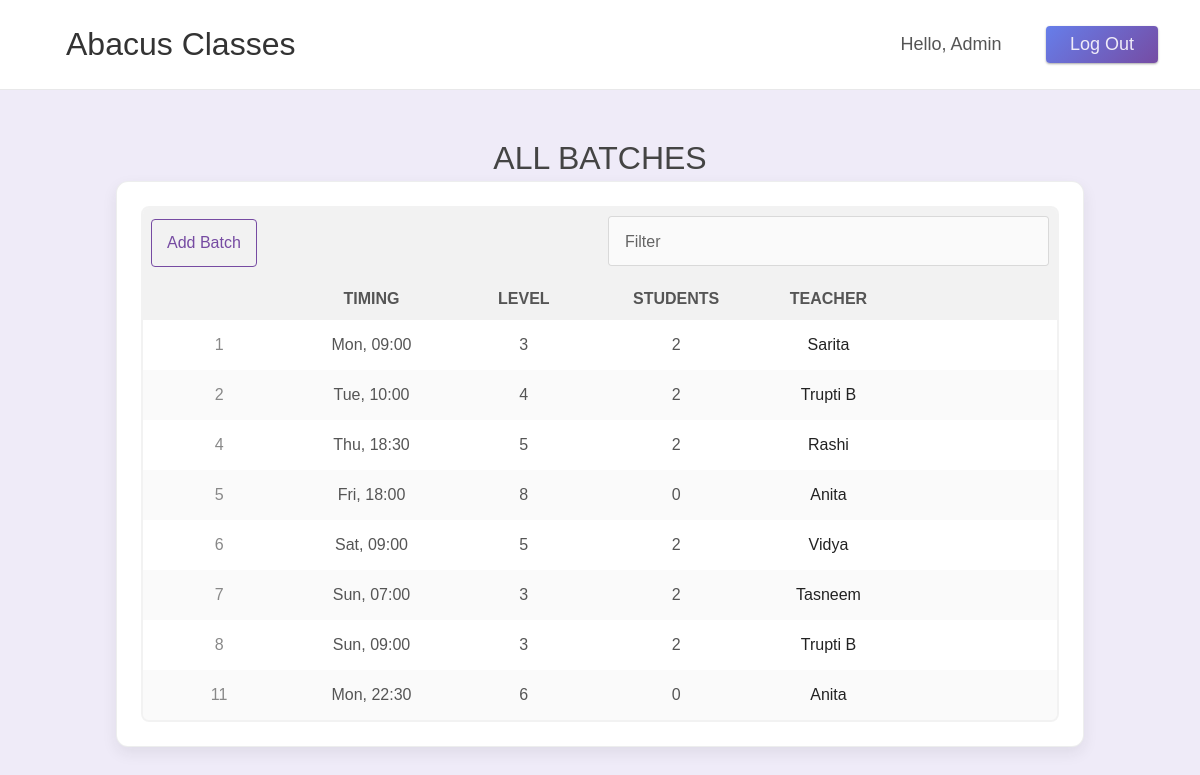
/batch.php (signed in), run on the app's committed database.
### tables this page shows
CREATE TABLE `batch` (
  `id` int(4) NOT NULL AUTO_INCREMENT,
  `level` int(1) DEFAULT NULL,
  `start_date` date DEFAULT NULL,
  `day` enum('Sunday','Monday','Tuesday','Wednesday','Thursday','Friday','Saturday') DEFAULT NULL,
  `timing` time DEFAULT NULL,
  `teacher_id` int(4) DEFAULT NULL,
  PRIMARY KEY (`id`),
  KEY `teacher_id` (`teacher_id`),
  CONSTRAINT `Batch_ibfk_1` FOREIGN KEY (`teacher_id`) REFERENCES `teacher` (`id`)
);

CREATE TABLE `teacher` (
  `id` int(4) NOT NULL AUTO_INCREMENT,
  `name` varchar(50) DEFAULT NULL,
  `phone` varchar(15) DEFAULT NULL,
  `email` varchar(320) DEFAULT NULL,
  `password` varchar(255) DEFAULT NULL,
  PRIMARY KEY (`id`)
);

### batch.php (the view, shortened to what this page needs)
<!DOCTYPE html>
<html lang="en">
<?php
    include("parts/head.php");
?>
<body>
    <?php
        include("parts/header.php");
    ?>
    <main>
        <h3 class="span6 fancy">All Batches</h3>
        <div id="batch" class="card span6">
            <table cellspacing="0" cellpadding="0" class="action">
                <tr head>
                    <td colspan="3" class="actions">
                        <a id="add-btn" class="button outline small">Add Batch</a>
                    </td>
                    <td colspan="3" class="filter">
                        <label class="textfield">
                            <input type="text" name="filter" placeholder=" ">
                            <span>Filter</span>
                        </label>
                    </td>
                </tr>
                <tr head>
                    <th>&nbsp;</th>
                    <th>Timing</th>
                    <th>Level</th>
                    <th>Students</th>
                    <th>Teacher</th>
                    <th></th>
                </tr>
            <?php
                try {
                    $conn = dbConnect();
                    $batchQuery = $conn->prepare(
                        "SELECT batch.id,
                        start_date,
                        level,
                        CONCAT(LEFT(day, 3), ', ', LEFT(timing, 5)) AS timing,
                        timing AS time,
                        day,
                        (SELECT COUNT(*) FROM student
                            WHERE batch_id = batch.id) AS students,
                        teacher_id AS tid,
                        teacher.name AS tname
                        FROM batch
                        INNER JOIN teacher ON batch.teacher_id = teacher.id"
                    );
                    $batchQuery->execute();
                    while ($batch = $batchQuery->fetch(PDO::FETCH_ASSOC)) {
                    ?>
                        <tr data-batch-id="<?php echo $batch['id'] ?>" data-teacher-id="<?php echo $batch['tid'] ?>" data-teacher-name="<?php echo $batch['tname'] ?>" data-time="<?php echo $batch['time']?>" data-day="<?php echo $batch['day']?>" data-level="<?php echo $batch['level']?>" data-start-date="<?php echo $batch['start_date']?>">
                            <td><?php echo $batch['id']?></td>
                            <td><?php echo $batch['timing']?></td>
                            <td><?php echo $batch['level']?></td>
                            <td><?php echo $batch['students']?></td>
                            <td><a class="teacher-btn button flat small"><?php echo $batch['tname']?></a></td>
                        </tr>
                    <?php
                    }
                } catch (PDOException $e) {
                    error_log("[".date('Y-m-d H:i:s O',time())."] [".basename(__FILE__)."] [session: " . json_encode($_SESSION) . "] [input: " . json_encode($_REQUEST) . "] " . $e->getMessage(), 3, "../logs/db_error.log");
                    exit();
                }
            ?>
            </table>
        </div>
    </main>
</body>
</html>

### parts/head.php (shortened to what this page needs)
<head>
    <link rel="stylesheet" href="css/common.css">
    <link rel="stylesheet" href="css/<?php echo basename(basename($_SERVER['REQUEST_URI'], '?' . $_SERVER['QUERY_STRING']), '.php'); ?>.css">
    <link rel="stylesheet" href="css/font-awesome.min.css">
</head>

### parts/header.php
<header class="expanded">
    <a id="title" class="button flat">
        <h1>Abacus Classes</h1>
    </a>
    <nav>
        <a class="button flat">Hello, <?php echo $_SESSION['user']['name']; ?></a>
        <a id="logout-btn" class="button" onclick="logOut(event)">Log Out</a>
    </nav>
</header>

### css/common.css (style rules this page uses)
* { cursor: default; margin: 0; padding: 0; box-sizing: border-box; user-select: none; }
.button { display: inline-block; vertical-align: middle; text-align: center; font-size: 18px; padding: 8px 24px; border-radius: 4px; border: none; outline: none; text-decoration: none; font-weight: normal; background-image: linear-gradient(135deg, #667eea 0%, #764ba2 34%, #764ba2 66%, #6a11cb 100%); background-size: 300% 300%; background-position: 0% 0%; color: #efebf8; box-shadow: 0 1px 3px rgba(0, 0, 0, 0.12), 0 1px 2px rgba(0, 0, 0, 0.24); transition: box-shadow 0.3s, color 0.3s, transform 0.3s, background-position 0.3s, background-color 0.3s, border 0.3s; cursor: pointer; }
.button.flat { background-image: none; box-shadow: none; color: #222; font-weight: normal; }
.button.outline { background-image: none; box-shadow: none; color: rgb(118, 75, 162); font-weight: normal; border: 1px solid rgb(118, 75, 162); padding: 7px 15px; min-width: 72px; }
.button.small { font-size: 16px; }
.textfield { position: relative; display: inline-block; font-size: 16px; line-height: 1.5; overflow: hidden; border: 1px solid rgba(0, 0, 0, 0.15); border-radius: 4px; }
.textfield > input, .textfield > textarea { display: block; box-sizing: border-box; margin: 0; border: none; border-top: solid 22px transparent; border-radius: 4px; padding: 0 12px 8px; width: 100%; height: 100%; color: rgba(0, 0, 0, 0.87); background-color: rgba(0, 0, 0, 0.02); box-shadow: none; font-family: inherit; font-size: inherit; line-height: inherit; caret-color: #764ab2; transition: border-bottom 0.2s, background-color 0.2s; }
.textfield > input + span, .textfield > textarea + span { position: absolute; top: 0; left: 0; right: 0; bottom: 0; display: block; text-align: left; box-sizing: border-box; padding: 4px 12px 0; color: rgba(0, 0, 0, 0.6); font-size: 75%; line-height: 12px; pointer-events: none; transition: color 0.2s, font-size 0.2s, line-height 0.2s, padding 0.2s; }
h3.fancy { display: block; width: 100%; text-transform: uppercase; text-align: center; font-size: 32px; font-weight: lighter; padding: 24px 16px 0px; margin-bottom: -12px; color: #444; }
.card { display: block; padding: 24px; text-align: center; background-color: #fff; box-shadow: 0 6px 15px rgba(36,37,38,0.08); border-radius: 12px; border: 1px solid rgba(36,37,38,0.08); transition: box-shadow 0.5s ease; }
* { box-sizing: border-box; }
html { padding: 0; margin: 0; }
body { padding: 0; margin: 0; font-family: Helvetica, Arial, sans-serif; background-color: #efebf8; }
header { position: fixed; top: 0; width: 100%; z-index: 10; display: flex; flex-direction: row; align-items: center; justify-content: space-between; padding: 8px; background-color: #fff; color: #222; box-shadow: 0 6px 15px rgba(36,37,38,0.08); border-bottom: 1px solid rgba(36,37,38,0.1); transition: 0.5s all; }
header.expanded { padding: 18px; box-shadow: none; }
header #title { justify-self: start; align-self: center; margin: 0px 24px; font-style: none; }
header #title h1 { display: inline-block; vertical-align: middle; padding: 0; margin: 0; font-size: 32px; font-weight: normal; color: #333; }
header nav { display: block; align-self: center; margin: 8px; }
header nav .button { margin: 0 16px; }
header nav .button.flat { margin: 0; color: #555; }
.span6 { grid-column: span 6; }
table { padding: 0px; width: 100%; border-radius: 8px; overflow: hidden; border: 2px solid rgba(0, 0, 0, 0.05); table-layout:fixed; }
table tr { transition: 0.3s all; }
table tr:nth-child(even) { background-color: rgba(0, 0, 0, 0.02); }
table tr[head] { background-color: rgba(0, 0, 0, 0.05); }
table th { font-weight: bold; text-transform: uppercase; padding: 12px; color: #555; text-align: center; }
table td { padding: 8px; font-size: 16px; color: #555; }
table td:first-child { color: #888; }
table td.filter { text-align: right; }
table td.filter label { width: 100%; min-width: 240px; background-color: #fff; }
table td.actions { text-align: left; }
table td.actions .button { height: 48px; line-height: 32px; }
main { max-width: 1000px; margin: auto; margin-top: 100px; padding: 16px; display: grid; grid-template-columns: repeat(6, 1fr); grid-template-rows: auto; grid-column-gap: 16px; grid-row-gap: 16px; }

### data on the page
batch: id "1", timing "Mon, 09:00", level "3", students "2", teacher.name "Sarita"
batch: id "2", timing "Tue, 10:00", level "4", students "2", teacher.name "Trupti B"
batch: id "4", timing "Thu, 18:30", level "5", students "2", teacher.name "Rashi"
batch: id "5", timing "Fri, 18:00", level "8", students "0", teacher.name "Anita"
batch: id "6", timing "Sat, 09:00", level "5", students "2", teacher.name "Vidya"
batch: id "7", timing "Sun, 07:00", level "3", students "2", teacher.name "Tasneem"
batch: id "8", timing "Sun, 09:00", level "3", students "2", teacher.name "Trupti B"
batch: id "11", timing "Mon, 22:30", level "6", students "0", teacher.name "Anita"

### other printed values
$_SESSION['user']['name'] "Admin"
